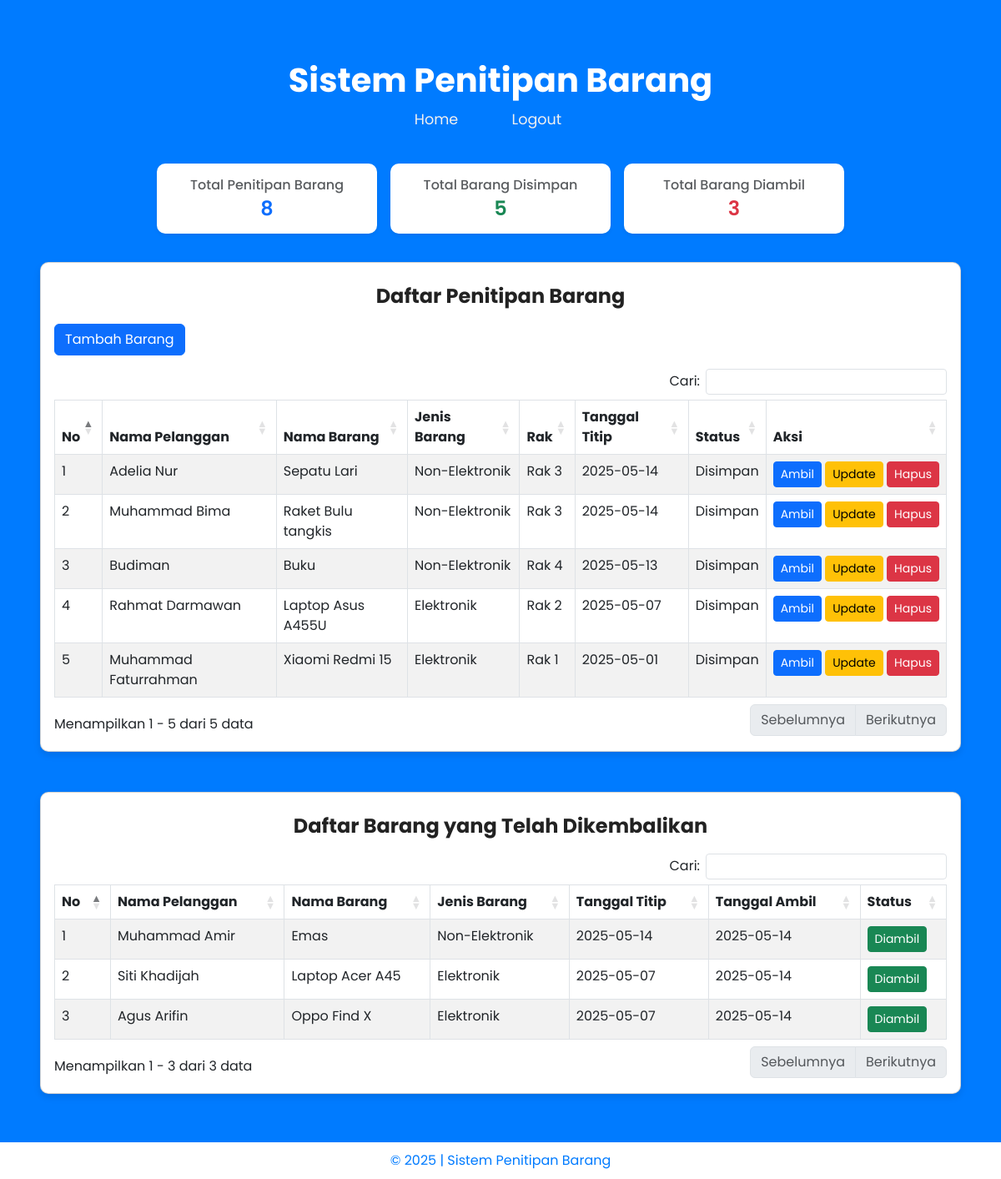
Screenshot of /admin.php (signed in) with the database file from the repository.
### tables this page shows
CREATE TABLE `tbarang` (
  `id_barang` int(11) NOT NULL,
  `nama_pelanggan` varchar(255) NOT NULL,
  `nama_barang` varchar(255) NOT NULL,
  `jenis_barang` varchar(255) NOT NULL,
  `tempat` varchar(255) NOT NULL,
  `tggl_titip` date NOT NULL,
  `tggl_ambil` date DEFAULT NULL,
  `status` varchar(255) NOT NULL
);

### backend/hitung-barang.php (called while the page is built)
<?php
include 'koneksi.php';
$allBarang = mysqli_query($connect, "select * from tbarang");
$cBarang = mysqli_num_rows($allBarang);
$bSimpan = mysqli_query($connect, "select * from tbarang WHERE status = 'Disimpan'");
$cSimpan = mysqli_num_rows($bSimpan);
$bAmbil = mysqli_query($connect, "select * from tbarang WHERE status = 'Diambil'");
$cAmbil = mysqli_num_rows($bAmbil);

### admin.php (the view, shortened to what this page needs)
<?php
include "backend/koneksi.php";
include "backend/hitung-barang.php";
?>
<!DOCTYPE html>
<html lang="en">
<head>
    <link rel="stylesheet" href="https://cdn.jsdelivr.net/npm/bootstrap@5.3.0/dist/css/bootstrap.min.css" />
    <link rel="stylesheet" href="https://cdn.datatables.net/1.13.4/css/dataTables.bootstrap5.min.css" />
    <link rel="stylesheet" href="assets/css/styleAdmin.css">
</head>
<body>
    <div class="p-5">
        <br>
        <div class="text-center" id="header-section">
            <h1 id="title-name">Sistem Penitipan Barang</h1>
            <a href="admin.php" class="mr-5" id="home-link">Home</a>
            <a href="backend/cek-logout.php" id="logout-link">Logout</a>
        </div>
        <div class="row g-3 mt-4 mb-4 justify-content-center">
            <div class="col-sm-6 col-md-3">
                <div class="card text-center shadow-sm border-0 small-card">
                    <div class="card-body py-3 px-2">
                        <h6 class="text-muted mb-1">Total Penitipan Barang</h6>
                        <h4 class="fw-semibold text-primary m-0"><?= $cBarang ?></h4>
                    </div>
                </div>
            </div>
            <div class="col-sm-6 col-md-3">
                <div class="card text-center shadow-sm border-0 small-card">
                    <div class="card-body py-3 px-2">
                        <h6 class="text-muted mb-1">Total Barang Disimpan</h6>
                        <h4 class="fw-semibold text-success m-0"><?= $cSimpan ?></h4>
                    </div>
                </div>
            </div>
            <div class="col-sm-6 col-md-3">
                <div class="card text-center shadow-sm border-0 small-card">
                    <div class="card-body py-3 px-2">
                        <h6 class="text-muted mb-1">Total Barang Diambil</h6>
                        <h4 class="fw-semibold text-danger m-0"><?= $cAmbil ?></h4>
                    </div>
                </div>
            </div>
        </div>
        <div class="card mb-5">
            <div class="card-body">
                <div class="card-title text-center" id="header-daftar-barang">
                    <h2>Daftar Penitipan Barang</h2>
                </div>
                <button type="button" class="btn btn-primary mb-3" data-bs-toggle="modal" data-bs-target="#modalInput">
                    Tambah Barang
                </button>
                <table id="tbTitip" class="table table-bordered table-striped table-hover">
                    <thead>
                        <tr>
                            <th>No</th>
                            <th>Nama Pelanggan</th>
                            <th>Nama Barang</th>
                            <th>Jenis Barang</th>
                            <th>Rak</th>
                            <th>Tanggal Titip</th>
                            <th>Status</th>
                            <th>Aksi</th>
                        </tr>
                    </thead>
                    <tbody>
                        <?php
                        $no = 1;
                        $query_select = mysqli_query($connect, "SELECT * from tbarang WHERE status = 'Disimpan' ORDER BY tggl_titip DESC");
                        while ($data = mysqli_fetch_array($query_select)):
                        ?>
                            <tr>
                                <td><?php echo $no; ?></td>
                                <td><?php echo $data['nama_pelanggan']; ?></td>
                                <td><?php echo $data['nama_barang']; ?></td>
                                <td><?php echo $data['jenis_barang']; ?></td>
                                <td><?php echo $data['tempat']; ?></td>
                                <td><?php echo $data['tggl_titip']; ?></td>
                                <td><?php echo $data['status']; ?></td>
                                <td class="text-nowrap text-center">
                                    <a href="#" class="btn btn-sm btn-primary" data-bs-toggle="modal" data-bs-target="#modalAmbil<?= $no ?>">Ambil</a>
                                    <a href="#" class="btn btn-sm btn-warning" data-bs-toggle="modal" data-bs-target="#modalUpdate<?= $no ?>">Update</a>
                                    <a href="#" class="btn btn-sm btn-danger" data-bs-toggle="modal" data-bs-target="#modalDelete<?= $no ?>">Hapus</a>
                                </td>
                            </tr>
                        <?php
                            $no++;
                        endwhile;
                        ?>
                    </tbody>
                </table>
            </div>
        </div>
         <div class="card">
            <div class="card-body">
                <div class="card-title text-center" id="header-daftar-barang">
                    <h2>Daftar Barang yang Telah Dikembalikan</h2>
                </div>
                <table id="tbAmbil" class="table table-bordered table-striped table-hover">
                    <thead>
                        <tr>
                            <th>No</th>
                            <th>Nama Pelanggan</th>
                            <th>Nama Barang</th>
                            <th>Jenis Barang</th>
                            <th>Tanggal Titip</th>
                            <th>Tanggal Ambil</th>
                            <th>Status</th>
                        </tr>
                    </thead>
                    <tbody>
                        <?php
                        $no = 1;
                        $query_select = mysqli_query($connect, "SELECT * from tbarang WHERE status = 'Diambil' ORDER BY tggl_titip DESC");
                        while ($data = mysqli_fetch_array($query_select)):
                        ?>
                            <tr>
                                <td><?php echo $no; ?></td>
                                <td><?php echo $data['nama_pelanggan']; ?></td>
                                <td><?php echo $data['nama_barang']; ?></td>
                                <td><?php echo $data['jenis_barang']; ?></td>
                                <td><?php echo $data['tggl_titip']; ?></td>
                                <td><?php echo $data['tggl_ambil']; ?></td>
                                <td><a href="#" class="btn btn-sm btn-success"><?php echo $data['status']; ?></a></td>
                            </tr>
                        <?php
                            $no++;
                        endwhile;
                        ?>
                    </tbody>
                </table>
            </div>
        </div>
    </div>
    <footer class="admin-footer">
        <p>&copy; 2025 | Sistem Penitipan Barang</p>
    </footer>
</body>
</html>

### assets/css/styleAdmin.css (style rules this page uses)
body { background-color: #007bff; font-family: "Poppins", sans-serif; color: #333; }
#header-section #title-name { font-size: 2.5rem; font-weight: 700; color: #ffffff; margin-bottom: 10px; }
#header-section a { font-size: 1.1rem; color: #f0f0f0; text-decoration: none; margin-right: 30px; padding: 8px 15px; border-radius: 5px; transition: background-color 0.3s ease; }
.card { background-color:rgb(255, 255, 255); border-radius: 10px; box-shadow: 0 4px 8px rgba(0, 0, 0, 0.1); margin-bottom: 10px; }
#header-daftar-barang { border-radius: 10px 10px 0 0; padding: 10px; background-color:rgb(255, 255, 255); color: #222222; }
#header-daftar-barang h2 { font-size: 1.5rem; font-weight: bold; margin-bottom: 0; }
.admin-footer { background-color: #fff; color: #007bff; text-align: center; padding: 10px 0; position: relative; bottom: 0; width: 100%; }
.admin-footer p { margin: 0; font-size: 1rem; }

### rows the page displays
tbarang: nama_pelanggan "Adelia Nur", nama_barang "Sepatu Lari", jenis_barang "Non-Elektronik", tempat "Rak 3", tggl_titip "2025-05-14", status "Disimpan"
tbarang: nama_pelanggan "Muhammad Bima", nama_barang "Raket Bulu tangkis", jenis_barang "Non-Elektronik", tempat "Rak 3", tggl_titip "2025-05-14", status "Disimpan"
tbarang: nama_pelanggan "Budiman", nama_barang "Buku", jenis_barang "Non-Elektronik", tempat "Rak 4", tggl_titip "2025-05-13", status "Disimpan"
tbarang: nama_pelanggan "Rahmat Darmawan", nama_barang "Laptop Asus A455U", jenis_barang "Elektronik", tempat "Rak 2", tggl_titip "2025-05-07", status "Disimpan"
tbarang: nama_pelanggan "Muhammad Faturrahman", nama_barang "Xiaomi Redmi 15", jenis_barang "Elektronik", tempat "Rak 1", tggl_titip "2025-05-01", status "Disimpan"
tbarang: nama_pelanggan "Muhammad Amir", nama_barang "Emas", jenis_barang "Non-Elektronik", tggl_titip "2025-05-14", tggl_ambil "2025-05-14", status "Diambil"
tbarang: nama_pelanggan "Siti Khadijah", nama_barang "Laptop Acer A45", jenis_barang "Elektronik", tggl_titip "2025-05-07", tggl_ambil "2025-05-14", status "Diambil"
tbarang: nama_pelanggan "Agus Arifin", nama_barang "Oppo Find X", jenis_barang "Elektronik", tggl_titip "2025-05-07", tggl_ambil "2025-05-14", status "Diambil"

### other values shown
$cBarang "8"
$cSimpan "5"
$cAmbil "3"
